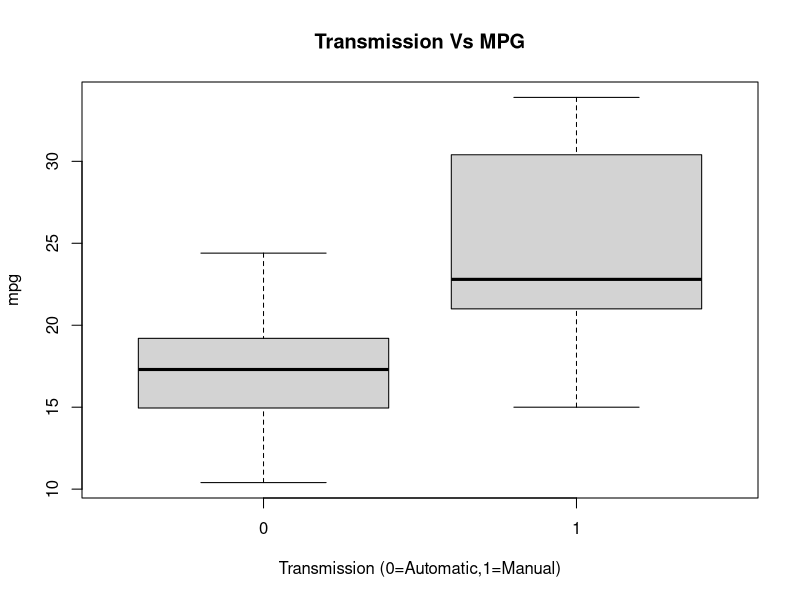
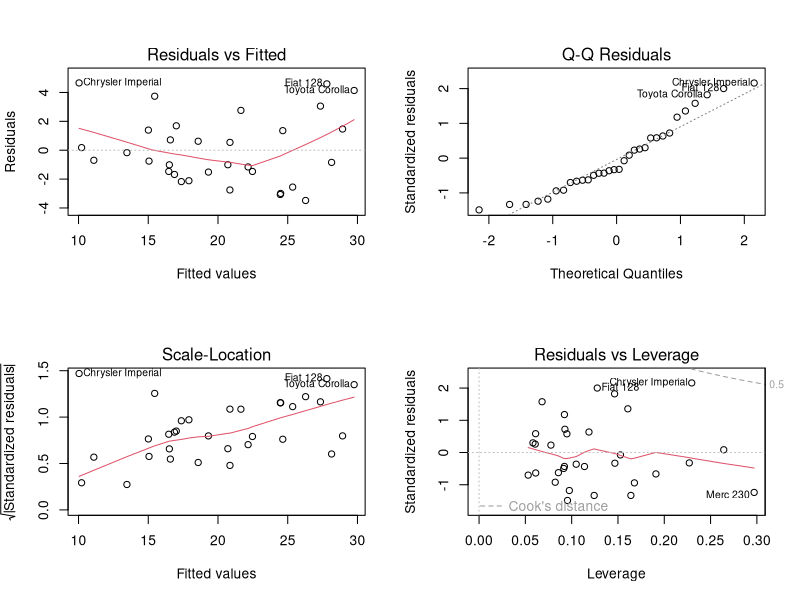

Here is the R script that generated these plots, in order:
## ---- chunk 1
knitr::opts_chunk$set(echo = TRUE)
## ---- chunk 2
library(datasets)
data("mtcars")

#Let's take a look at the data to get acquainted with the contents.
head(mtcars)
summary(mtcars)
## ---- chunk 3
mpg_mean <- data.frame(aggregate(list(mean = mtcars$mpg), list(group = mtcars$am), mean), 
      Transmission = c("automatic", "manual"))
mpg_mean
abs(mpg_mean$mean[1] - mpg_mean$mean[2])
## ---- chunk 4
boxplot(mpg ~ factor(am), data = mtcars, main = "Transmission Vs MPG", 
        xlab = "Transmission (0=Automatic,1=Manual)")
## ---- chunk 5
t.test(mpg~am, mtcars)
## ---- chunk 6
fit1 <- lm(mpg ~ factor(am), data = mtcars)
summary(fit1)
## ---- chunk 7
fit2 <- lm(mpg ~ ., data = mtcars)
best_fit2 <- step(fit2, direction = "both", trace = FALSE)
best_fit2$call
## ---- chunk 8
fit3 <- lm(formula = mpg ~ factor(am) + wt + qsec, data = mtcars)
summary(fit3)
## ---- chunk 9
# generate diagnostic plots in 2 x 2 panels
par(mfrow = c(2, 2)); plot(fit3)
